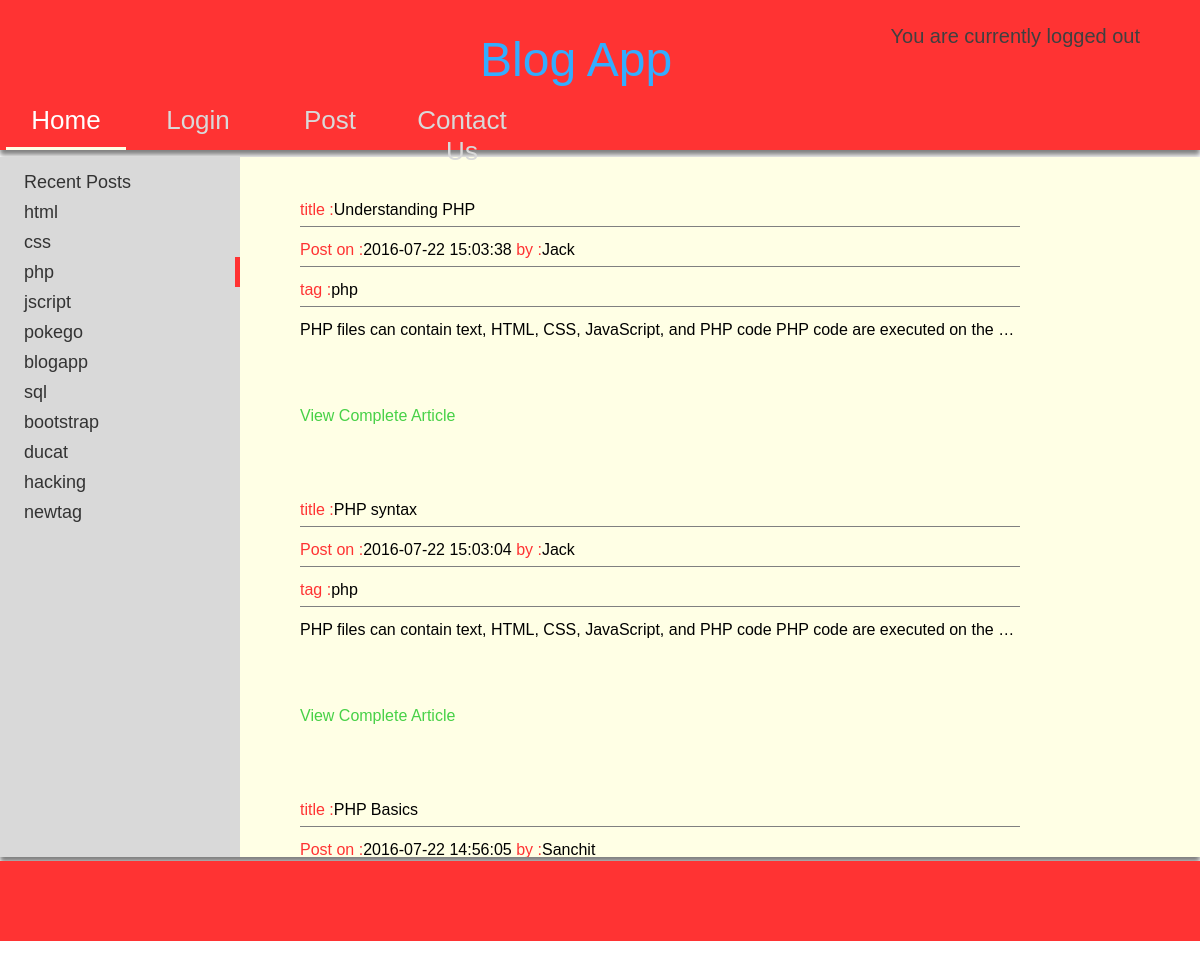
The page /?sub_topic=4 on the database its author committed.
### tables this page shows
CREATE TABLE `post_table` (
  `post_id` int(11) NOT NULL,
  `post_title` varchar(150) NOT NULL,
  `post_by` varchar(150) NOT NULL,
  `post_on` datetime NOT NULL DEFAULT CURRENT_TIMESTAMP,
  `post_tag` varchar(150) NOT NULL,
  `post_message` text NOT NULL
);

### config.php (called while the page is built, shortened)
<?php
$dbserver="localhost";
$dbusername="root";
$dbpassword="";
$dbname="blog_db";
$dbconn=mysqli_connect($dbserver,$dbusername,$dbpassword,$dbname);
function select(&$res,$field=NULL,$val=NULL)
{
	global $dbconn;
	$condition=(is_null($field))? "":"WHERE $field='$val'";
	$query="SELECT *
			FROM post_table
			".$condition."ORDER BY post_on DESC;";
	$res=mysqli_query($dbconn,$query);
}
?>

### sub_topic_handler.php (the view)
<?php
function sub_topic_handler($sub_topic)
{
	global $tags;
	if($sub_topic=="recent")
	select($res);
	else
	{
	$sub_topic=$tags[$sub_topic];
	select($res,"post_tag",$sub_topic);
	}
	while($post=mysqli_fetch_array($res))
	{
		?>
        <div class="post">
            <div class="title">
            <p class="highlight">title :</p><?php echo $post['post_title'];?>
            </div>
            <div class="post_info"><p class="highlight">Post on :</p><?php echo $post['post_on'];?> <p class="highlight">by :</p><?php echo $post['post_by'];?>
            </div>
            <div class="tag">
            <p class="highlight">tag :</p><?php echo $post['post_tag'];?>
            </div>
            <div class="message">
				<?php echo str_replace("<br>"," ",str_replace("<br />"," ",$post['post_message']));?>
            </div>
            <div class="view">
            <a href="view.php?post_id=<?php echo $post['post_id'];?>">View Complete Article</a>
            </div>
        </div>
        <?php
	}
}
?>

### css/main.css (style rules this page uses)
* { margin:0px; padding:0px; -webkit-box-sizing:border-box; -moz-box-sizing:border-box; box-sizing:border-box; }
.highlight { display:inline; color:#ff3333; }
.post { font-family:Verdana, Geneva, sans-serif; margin-top:10px; margin-bottom:30px; height:270px; width:80%; }
.title { padding-top:2%; height:40px; border-bottom:1px solid grey; }
.post_info { padding-top:2%; height:40px; border-bottom:1px solid grey; }
.message { white-space:nowrap; text-overflow:ellipsis; overflow:hidden; padding-top:2%; height:90px; }
.view { padding-top:10px; height:50px; }
.view a { text-decoration:none; }
.view a:link { color:#47d147; }
.tag { padding-top:2%; height:40px; border-bottom:1px solid grey; }

### rows shown on the page
post_table: post_title "Understanding PHP", post_on "2016-07-22 15:03:38", post_by "Jack", post_tag "php", post_message "PHP files can contain text, HTML, CSS, JavaScript, and PHP code PHP code are executed on the…"
post_table: post_title "PHP syntax", post_on "2016-07-22 15:03:04", post_by "Jack", post_tag "php", post_message "PHP files can contain text, HTML, CSS, JavaScript, and PHP code PHP code are executed on the…"
post_table: post_title "PHP Basics", post_on "2016-07-22 14:56:05", post_by "Sanchit"

### other values the page prints
$tag "html"
$tag "css"
$tag "php"
$tag "jscript"
$tag "pokego"
$tag "blogapp"
$tag "sql"
$tag "bootstrap"
$tag "ducat"
$tag "hacking"
$tag "newtag"
